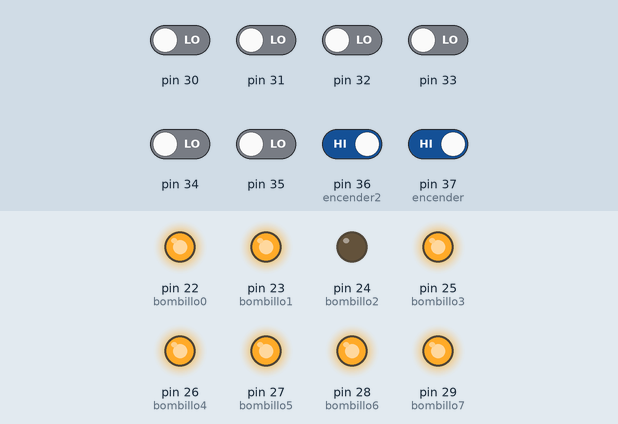
Simulated run of this sketch. Board: Arduino Mega 2560, built with avr-gcc and run on an emulated ATmega2560. On the bench: output pins drawn as LEDs (lit = HIGH). Dashed ring = blinking. The test bench sets the inputs (shaded band); at power-on: pin 36 (encender2), pin 37 (encender) HIGH, pin 30–35 LOW.

Above: at 21.3 s.
21.4 s: pin 37 (encender) driven LOW
At 23.8 s:
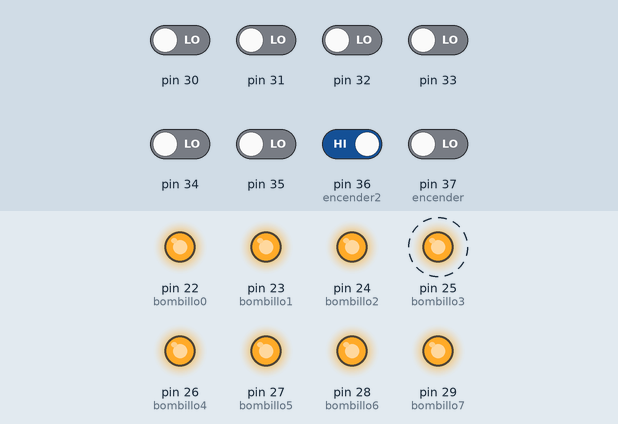
28.1 s: pin 36 (encender2) driven LOW
At 29.3 s:
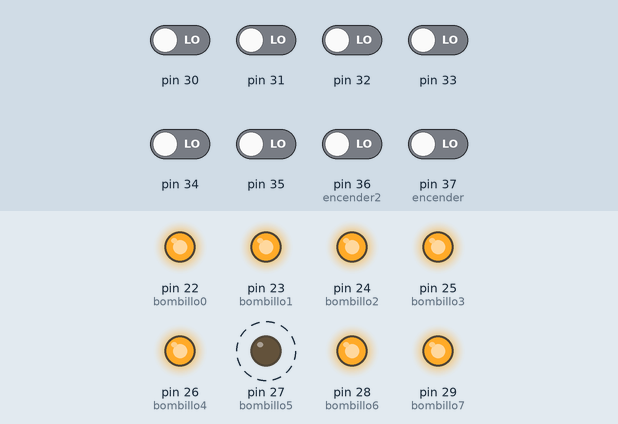
34.8 s: pin 36 (encender2) driven HIGH
At 39.8 s:
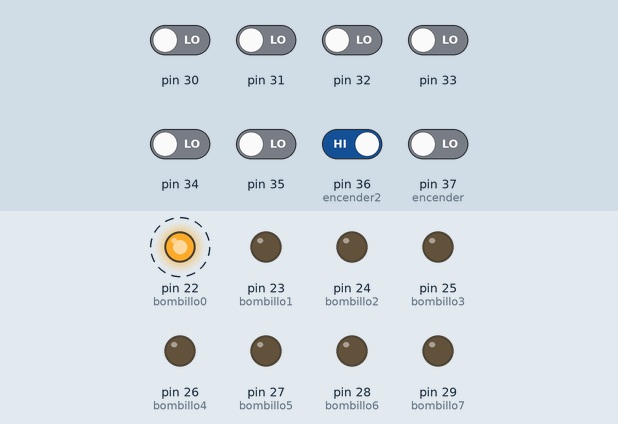
Timing chart, 0 to 48.4 s (numbered marks = the images above; inputs shaded):
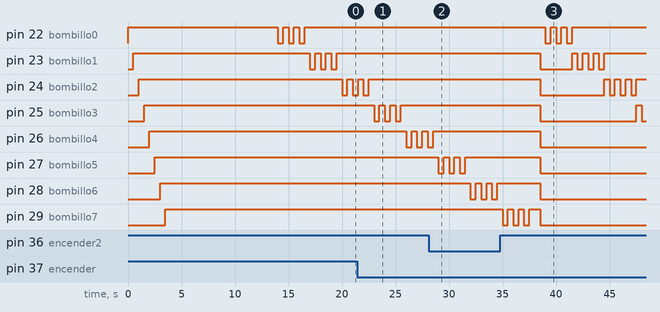

Measured:
- by itself, pin 22 (bombillo0): repeats every 1.0 s: LOW 0.50 s, HIGH 0.50 s, until it stays HIGH from 16.5 s
- by itself, pin 23 (bombillo1): repeats every 1.0 s: LOW 0.50 s, HIGH 0.50 s, until it stays HIGH from 19.5 s

The sketch:

Semaforo.ino
```cpp
#define encender PINC,0
#define encender2 PINC,1
#define bombillo0 PORTA,0
#define bombillo1 PORTA,1
#define bombillo2 PORTA,2
#define bombillo3 PORTA,3
#define bombillo4 PORTA,4  //Definicion de variables
#define bombillo5 PORTA,5
#define bombillo6 PORTA,6
#define bombillo7 PORTA,7

void setup() {
 DDRA=B11111111;    //Se define el PORTA como salida
 DDRC=B00000000;    //Se define el PORTC como entrada
}

void loop() { //Hacer por siempre

  if(bitRead(PINC,encender)==HIGH){ //Si el primer suiche está encendido, se prenden los
                                    // leds del 0 al 7 cada medio segundo.
    bitSet(PORTA,bombillo0);        //Enciende led 0
    delay(500);                      //Intervalo de medio segundo
    bitSet(PORTA,bombillo1);
    delay(500);
    bitSet(PORTA,bombillo2);
    delay(500);
    bitSet(PORTA,bombillo3);
    delay(500);
    bitSet(PORTA,bombillo4);
    delay(500);
    bitSet(PORTA,bombillo5);
    delay(500);
    bitSet(PORTA,bombillo6);
    delay(500);
    bitSet(PORTA,bombillo7);
    delay(9999);
  }

  if(bitRead(PINC,encender2)==HIGH){ // Si el segundo sucihe está prendido
      for(int i=0;i<3;i++){ //Prende y apaga tres veces el led 0
      bitSet(PORTA,bombillo0);
      delay(500);
      bitClear(PORTA,bombillo0);
      delay(500);
      }
      bitSet(PORTA,bombillo0); // Deja encendido el led 0
      for(int i=0;i<3;i++){
      bitSet(PORTA,bombillo1);
      delay(500);
      bitClear(PORTA,bombillo1);
      delay(500);
      }
      bitSet(PORTA,bombillo1);
      for(int i=0;i<3;i++){
      bitSet(PORTA,bombillo2);
      delay(500);
      bitClear(PORTA,bombillo2);
      delay(500);
      }
      bitSet(PORTA,bombillo2);
      for(int i=0;i<3;i++){
      bitSet(PORTA,bombillo3);
      delay(500);
      bitClear(PORTA,bombillo3);
      delay(500);
      }
      bitSet(PORTA,bombillo3);
      for(int i=0;i<3;i++){
      bitSet(PORTA,bombillo4);
      delay(500);
      bitClear(PORTA,bombillo4);
      delay(500);
      }
      bitSet(PORTA,bombillo4);
      for(int i=0;i<3;i++){
      bitSet(PORTA,bombillo5);
      delay(500);
      bitClear(PORTA,bombillo5);
      delay(500);
      }
      bitSet(PORTA,bombillo5);
      for(int i=0;i<3;i++){
      bitSet(PORTA,bombillo6);
      delay(500);
      bitClear(PORTA,bombillo6);
      delay(500);
      }
      bitSet(PORTA,bombillo6);
      for(int i=0;i<3;i++){
      bitSet(PORTA,bombillo7);
      delay(500);
      bitClear(PORTA,bombillo7);
      delay(500);
      }
      bitSet(PORTA,bombillo7);

      if(bitRead(PORTA,bombillo7)==HIGH){ //En caso de tener todos los leds encendidos
      delay(1000); // Espera 1 segundo y empieza a apagar todos los leds
      bitClear(PORTA,bombillo0);  //Apaga led 0
      bitClear(PORTA,bombillo1);
      bitClear(PORTA,bombillo2);
      bitClear(PORTA,bombillo3);
      bitClear(PORTA,bombillo4);
      bitClear(PORTA,bombillo5);
      bitClear(PORTA,bombillo6);
      bitClear(PORTA,bombillo7);
      }
  }
}
```
